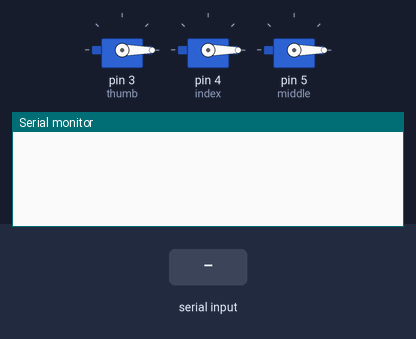
Simulated run of this sketch. Board: Arduino Uno, built with avr-gcc and run on an emulated ATmega328P. On the bench: 3 × servo, the last lines printed to the serial monitor. The test bench sets the inputs (shaded band).

Above: at 1.2 s.
1.3 s: "90,45\n" received over Serial
At 2.5 s:
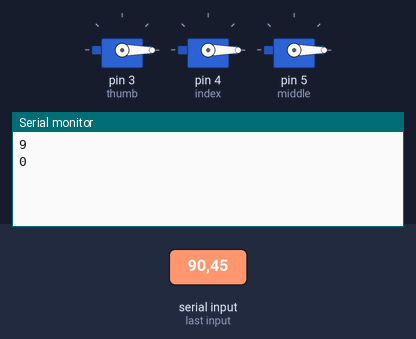
2.8 s: "t90\n" received over Serial
At 3.7 s:
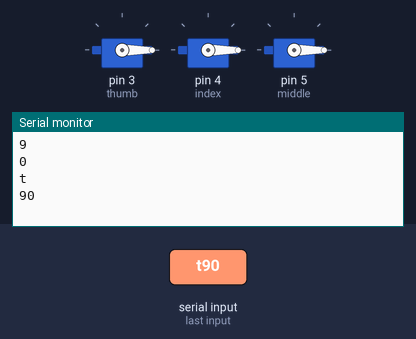
4.3 s: "i90\n" received over Serial
At 4.8 s:
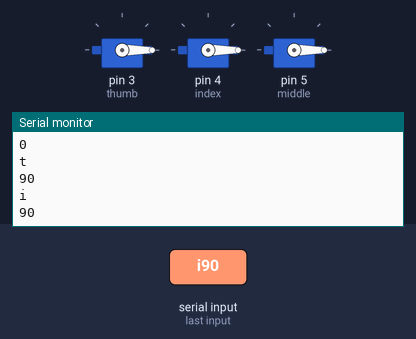
Timing chart, 0 to 7.3 s (numbered marks = the images above; inputs shaded):
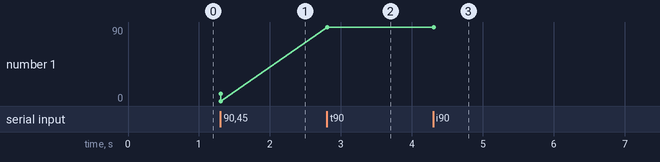

Measured:
- after the input at 1.3 s, the serial monitor: prints a new line at once (image 1)
- after the input at 2.8 s, the serial monitor: prints a new line at once (image 2)
- after the input at 4.3 s, the serial monitor: prints a new line at once (image 3)
- plotted number 1: 0 → 90 after the input at 2.8 s

The sketch:

finger.ino
```cpp
#include <Servo.h>

Servo thumb;
Servo index;
Servo middle;
Servo ring;
Servo pinky;
char input[10];
int i = 0;
int value;
int start = 0;
char axis;

void setup() {
  Serial.begin(9600);
  thumb.attach(3);
  thumb.write(0);
  index.attach(4);
  index.write(0);
  middle.attach(5);
  middle.write(0);
}

void move_hand(int angle, char finger) {
  float t = (abs(angle) * 0.15 / 60) + 0.1;
  Servo toMove;

  if (finger == 't') {
    toMove = thumb;
  } else if (finger == 'i') {
    toMove = index;
  } else if (finger == 'm') {
    toMove = middle;
  } else if (finger == 'r') {
    toMove = ring;
  } else if (finger == 'p') {
    toMove = pinky;
  } else {
    return;
  }
  if (angle > 180 || angle < 0) {
    return;
  }
  toMove.write(angle);
  delay(t * 1000);
}

void loop() {
  char c;

  if (Serial.available()) {
    c = Serial.read();
    if (start == 0) {
      axis = c;
      start++;
      return;
    } if (c != '\n') {
      input[i++] = c;
    } else {
      input[i] = 0;
      i = 0;
      start = 0;
      value = atoi(input);
      Serial.println(axis);
      Serial.println(value);
      if (axis == 't' || axis == 'i' || axis == 'm' ||
          axis == 'r' || axis == 'p') {
        move_hand(value, axis);
      }
    }
  }
}
```
